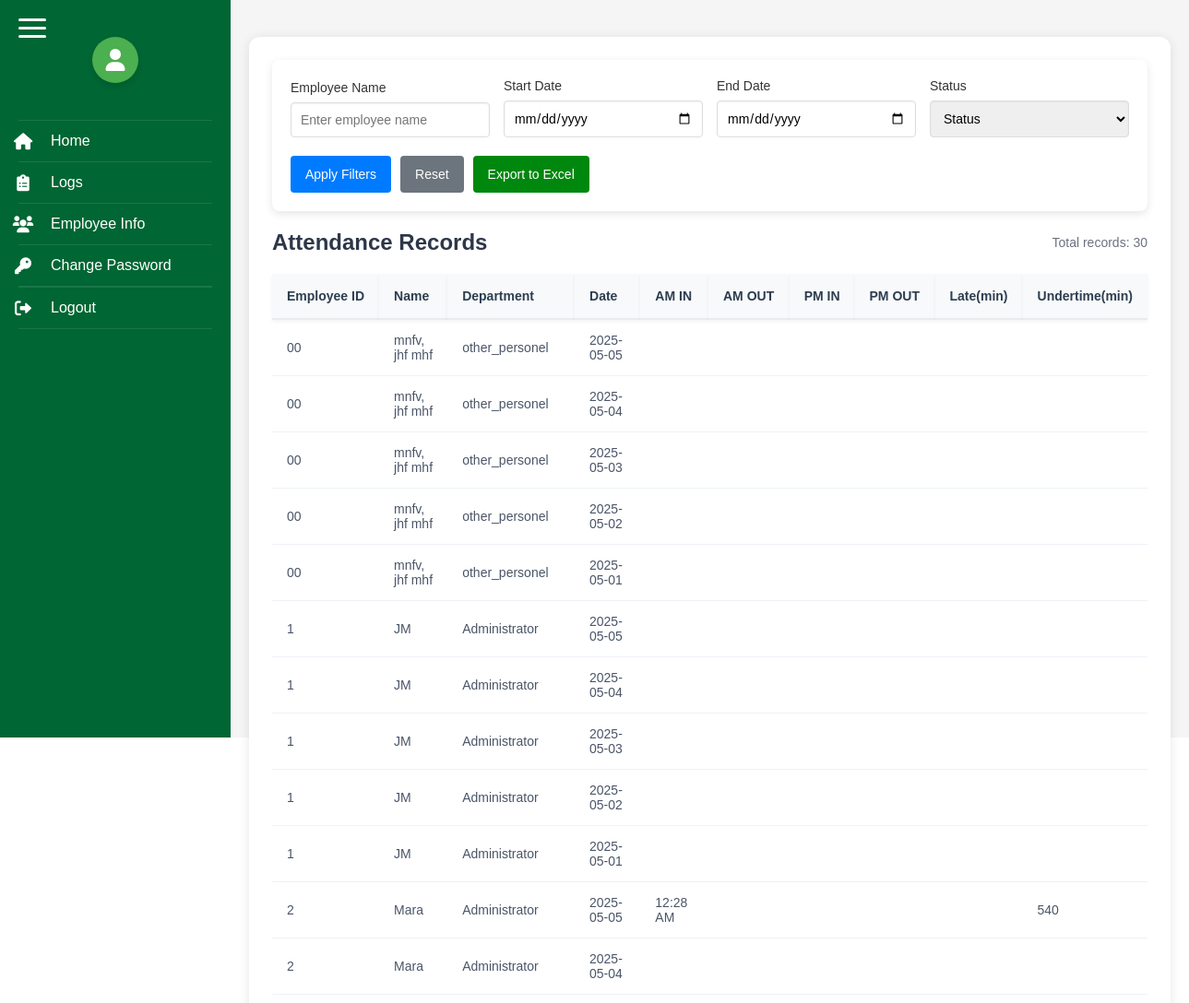
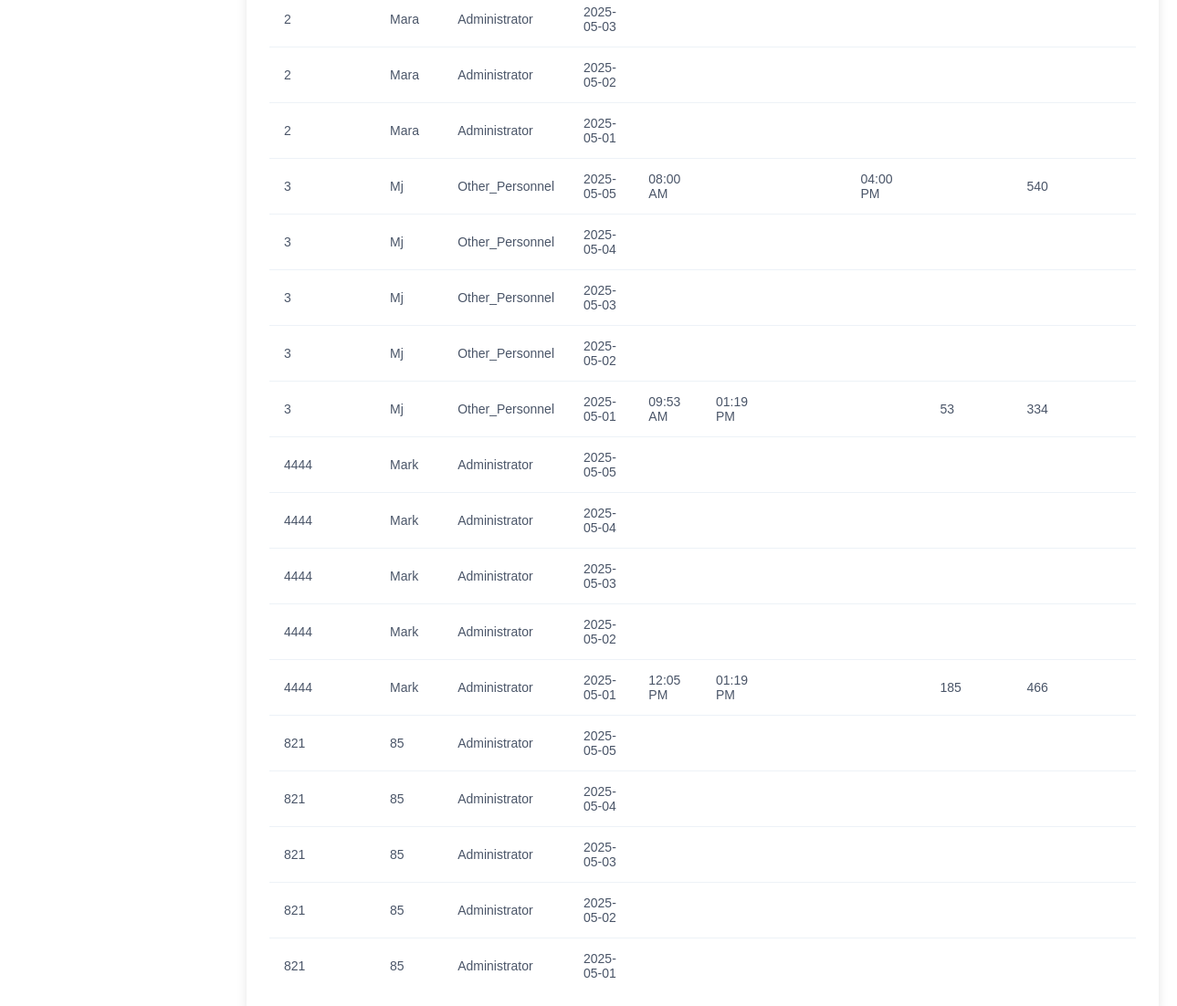
Page /logs.php (signed in) on the committed database (2 pictures, top to bottom).
### tables this page shows
CREATE TABLE `emp_rec` (
  `ID` int(11) NOT NULL,
  `EMP_ID` varchar(20) DEFAULT NULL,
  `AM_IN` time DEFAULT NULL,
  `AM_OUT` time DEFAULT NULL,
  `PM_IN` time DEFAULT NULL,
  `PM_OUT` time DEFAULT NULL,
  `DATE` date NOT NULL,
  `LATE` int(255) DEFAULT NULL,
  `UNDERTIME` int(255) DEFAULT NULL,
  `NOTE` varchar(255) DEFAULT NULL,
  `OB` int(255) DEFAULT NULL
);

CREATE TABLE `emp_info` (
  `ID` varchar(20) NOT NULL,
  `Name` varchar(50) NOT NULL,
  `DEPT` varchar(255) NOT NULL,
  `STATUS` varchar(20) NOT NULL
);

### logs.php (the view, shortened to what this page needs)
<?php
require_once 'includes/db_connect.php';
function convertTo12Hour($time) {
    if (empty($time)) return '';
    return date('h:i A', strtotime($time));
}
$filter_start_date = isset($_GET['start_date']) ? $_GET['start_date'] : '';
$filter_end_date = isset($_GET['end_date']) ? $_GET['end_date'] : '';
$filter_name = isset($_GET['employee_name']) ? $_GET['employee_name'] : '';
$filter_status = isset($_GET['status']) ? $_GET['status'] : '';
$query = "SELECT e.ID as EMP_ID, e.Name, e.DEPT, e.STATUS, r.DATE, r.AM_IN, r.AM_OUT, r.PM_IN, r.PM_OUT, r.LATE, r.UNDERTIME
          FROM emp_info e
          LEFT JOIN emp_rec r ON e.ID = r.EMP_ID
          WHERE 1=1";
$params = [];
$query .= " ORDER BY e.ID, r.DATE DESC";
$stmt = $pdo->prepare($query);
$stmt->execute($params);
$records = $stmt->fetchAll(PDO::FETCH_ASSOC);
?>
<!DOCTYPE html>
<html>
<head>
    <link rel="stylesheet" href="https://cdnjs.cloudflare.com/ajax/libs/font-awesome/6.0.0/css/all.min.css">
</head>
<body>
    <?php include 'sidebar.php'; ?>
    <div class="main-content">
        <div class="logs-table">
            <div class="filter-container">
                <form method="GET" action="" class="filter-form">
                    <div class="filter-group">
                        <label class="filter-label">Employee Name</label>
                        <input type="text" name="employee_name" class="filter-input" value="<?php echo htmlspecialchars($filter_name); ?>" placeholder="Enter employee name">
                    </div>
                    <div class="filter-group">
                        <label class="filter-label">Start Date</label>
                        <input type="date" name="start_date" class="filter-input" value="<?php echo htmlspecialchars($filter_start_date); ?>">
                    </div>
                    <div class="filter-group">
                        <label class="filter-label">End Date</label>
                        <input type="date" name="end_date" class="filter-input" value="<?php echo htmlspecialchars($filter_end_date); ?>">
                    </div>
                    <div class="filter-group">
                        <label class="filter-label">Status</label>
                        <select name="status" class="filter-input" <?php echo htmlspecialchars($filter_status); ?>>
                            <option value="">Status</option">
                        </select>
                    </div>
                    <div class="filter-actions">
                        <button type="submit" class="filter-button">Apply Filters</button>
                        <a href="logs.php" class="filter-button reset-button">Reset</a>
                        <button id="exportExcelBtn" class="export-button">Export to Excel</button>
                    </div>
                </form>
            </div>
            <div class="table-header">
                <h2 class="table-title">Attendance Records</h2>
                <div class="results-count">Total records: <?php echo count($records); ?></div>
            </div>
            <table>
                <thead>
                    <tr>
                        <th>Employee ID</th>
                        <th>Name</th>
                        <th>Department</th>
                        <th>Date</th>
                        <th>AM IN</th>
                        <th>AM OUT</th>
                        <th>PM IN</th>
                        <th>PM OUT</th>
                        <th>Late(min)</th>
                        <th>Undertime(min)</th>
                    </tr>
                </thead>
                <tbody>
                    <?php foreach ($records as $record): ?>
                    <tr>
                        <td><?php echo htmlspecialchars($record['EMP_ID']); ?></td>
                        <td><?php echo htmlspecialchars($record['Name']); ?></td>
                        <td><?php echo htmlspecialchars($record['DEPT']); ?></td>
                        <td><?php echo htmlspecialchars($record['DATE']); ?></td>
                        <td><?php echo convertTo12Hour($record['AM_IN']); ?></td>
                        <td><?php echo convertTo12Hour($record['AM_OUT']); ?></td>
                        <td><?php echo convertTo12Hour($record['PM_IN']); ?></td>
                        <td><?php echo convertTo12Hour($record['PM_OUT']); ?></td>
                        <td><?php echo (isset($record['LATE']) && ($record['LATE'] === '0' || $record['LATE'] == 0)) ? '' : htmlspecialchars($record['LATE']); ?></td>
                        <td><?php
                            if (empty($record['AM_IN']) && empty($record['AM_OUT']) && empty($record['PM_IN']) && empty($record['PM_OUT'])) {
                                echo '';
                            } else {
                                echo (isset($record['UNDERTIME']) && ($record['UNDERTIME'] === '0' || $record['UNDERTIME'] == 0)) ? '' : htmlspecialchars($record['UNDERTIME']);
                            }
                        ?></td>
                    </tr>
                    <?php endforeach; ?>
                </tbody>
            </table>
        </div>
    </div>
</body>
</html>

### sidebar.php (shortened to what this page needs)
<!DOCTYPE html>
<html lang="en">
<head>
    <link rel="stylesheet" href="https://cdnjs.cloudflare.com/ajax/libs/font-awesome/6.0.0/css/all.min.css">
</head>
<body>
    <div class="sidebar">
        <div class="burger-menu">
            <div class="burger-bar"></div>
            <div class="burger-bar"></div>
            <div class="burger-bar"></div>
        </div>
        <div class="profile-icon">
            <i class="fas fa-user"></i>
        </div>
        <div class="nav-links">
            <a href="index.php">
                <span class="nav-icon">
                    <i class="fas fa-home"></i>
                </span>
                <span class="nav-text">Home</span>
            </a>
            <a href="logs.php">
                <span class="nav-icon">
                    <i class="fas fa-clipboard-list"></i>
                </span>
                <span class="nav-text">Logs</span>
            </a>
            <a href="employeeinfo.php">
                <span class="nav-icon">
                    <i class="fas fa-users"></i>
                </span>
                <span class="nav-text">Employee Info</span>
            </a>
            <a href="change_password.php" class="nav-link">
                <span class="nav-icon">
                    <i class="fas fa-key"></i>
                </span>
                <span class="nav-text">Change Password</span>
            </a>
            <button class="logout-btn" onclick="window.location.href='logout.php'">
                <span class="nav-icon">
                    <i class="fas fa-sign-out-alt"></i>
                </span>
                <span class="nav-text">Logout</span>
            </button>
        </div>
    </div>
</body>
</html>

### logs.php (style rules this page uses)
* { margin: 0; padding: 0; box-sizing: border-box; font-family: Arial, sans-serif; }
body { display: flex; min-height: 100vh; }
.main-content { flex: 1; padding: 20px; background-color: #f5f5f5; position: relative; }
.logs-table { background-color: white; padding: 25px; border-radius: 12px; box-shadow: 0 2px 12px rgba(0, 0, 0, 0.1); margin: 20px 0; }
.logs-table table { width: 100%; border-collapse: separate; border-spacing: 0; font-size: 14px; }
.logs-table thead { position: sticky; top: 90px; z-index: 99; }
.logs-table th { background-color: #f8f9fa; color: #2c3e50; font-weight: 600; padding: 16px; text-align: left; border-bottom: 2px solid #e9ecef; white-space: nowrap; box-shadow: 0 2px 4px rgba(0, 0, 0, 0.05); }
.logs-table td { padding: 14px 16px; border-bottom: 1px solid #edf2f7; color: #4a5568; }
.logs-table tbody tr:last-child td { border-bottom: none; }
.filter-container { position: sticky; top: 0; z-index: 100; margin-bottom: 20px; padding: 20px; background-color: #fff; border-radius: 8px; box-shadow: 0 3px 10px rgba(0, 0, 0, 0.1); }
.filter-form { display: flex; flex-wrap: wrap; gap: 15px; align-items: flex-end; }
.filter-group { flex: 1; min-width: 200px; }
.filter-label { display: block; margin-bottom: 8px; font-weight: 500; color: #333; font-size: 14px; }
.filter-input { width: 100%; padding: 10px; border: 1px solid #ddd; border-radius: 4px; font-size: 14px; box-shadow: inset 0 1px 2px rgba(0,0,0,0.05); }
.filter-actions { display: flex; gap: 10px; margin-top: 5px; }
.filter-button { background-color: #007bff; color: white; padding: 10px 16px; border: none; border-radius: 4px; cursor: pointer; font-size: 14px; transition: background-color 0.2s; flex-shrink: 0; height: 40px; display: flex; align-items: center; justify-content: center; }
.export-button { background-color:rgb(0, 135, 14); color: white; padding: 10px 16px; border: none; border-radius: 4px; cursor: pointer; font-size: 14px; transition: background-color 0.2s; flex-shrink: 0; height: 40px; display: flex; align-items: center; justify-content: center; }
.reset-button { background-color: #6c757d; text-decoration: none; color: white; }
.table-header { display: flex; justify-content: space-between; align-items: center; margin-bottom: 20px; }
.table-title { font-size: 1.5rem; color: #2d3748; font-weight: 600; }
.results-count { color: #6b7280; font-size: 14px; }
.profile-icon { width: 50px; height: 50px; display: flex; align-items: center; margin: 20px auto; justify-content: center; background-color: #4CAF50; border-radius: 50%; box-shadow: 0 4px 6px rgba(0, 0, 0, 0.1); color: white; font-size: 24px; transition: transform 0.3s ease-in-out; }

### rows in the picture
emp_rec: EMP_ID.ID "00", EMP_ID.Name "mnfv, jhf mhf", EMP_ID.DEPT "other_personel", DATE "2025-05-05"
emp_rec: EMP_ID.ID "00", EMP_ID.Name "mnfv, jhf mhf", EMP_ID.DEPT "other_personel", DATE "2025-05-04"
emp_rec: EMP_ID.ID "00", EMP_ID.Name "mnfv, jhf mhf", EMP_ID.DEPT "other_personel", DATE "2025-05-03"
emp_rec: EMP_ID.ID "00", EMP_ID.Name "mnfv, jhf mhf", EMP_ID.DEPT "other_personel", DATE "2025-05-02"
emp_rec: EMP_ID.ID "00", EMP_ID.Name "mnfv, jhf mhf", EMP_ID.DEPT "other_personel", DATE "2025-05-01"
emp_rec: EMP_ID.ID "1", EMP_ID.Name "JM", EMP_ID.DEPT "Administrator", DATE "2025-05-05"
emp_rec: EMP_ID.ID "1", EMP_ID.Name "JM", EMP_ID.DEPT "Administrator", DATE "2025-05-04"
emp_rec: EMP_ID.ID "1", EMP_ID.Name "JM", EMP_ID.DEPT "Administrator", DATE "2025-05-03"
emp_rec: EMP_ID.ID "1", EMP_ID.Name "JM", EMP_ID.DEPT "Administrator", DATE "2025-05-02"
emp_rec: EMP_ID.ID "1", EMP_ID.Name "JM", EMP_ID.DEPT "Administrator", DATE "2025-05-01"
emp_rec: EMP_ID.ID "2", EMP_ID.Name "Mara", EMP_ID.DEPT "Administrator", DATE "2025-05-05", AM_IN "12:28 AM", UNDERTIME "540"
emp_rec: EMP_ID.ID "2", EMP_ID.Name "Mara", EMP_ID.DEPT "Administrator", DATE "2025-05-04"
emp_rec: EMP_ID.ID "2", EMP_ID.Name "Mara", EMP_ID.DEPT "Administrator", DATE "2025-05-03"
emp_rec: EMP_ID.ID "2", EMP_ID.Name "Mara", EMP_ID.DEPT "Administrator", DATE "2025-05-02"
emp_rec: EMP_ID.ID "2", EMP_ID.Name "Mara", EMP_ID.DEPT "Administrator", DATE "2025-05-01"
emp_rec: EMP_ID.ID "3", EMP_ID.Name "Mj", EMP_ID.DEPT "Other_Personnel", DATE "2025-05-05", AM_IN "08:00 AM", PM_OUT "04:00 PM", UNDERTIME "540"
emp_rec: EMP_ID.ID "3", EMP_ID.Name "Mj", EMP_ID.DEPT "Other_Personnel", DATE "2025-05-04"
emp_rec: EMP_ID.ID "3", EMP_ID.Name "Mj", EMP_ID.DEPT "Other_Personnel", DATE "2025-05-03"
emp_rec: EMP_ID.ID "3", EMP_ID.Name "Mj", EMP_ID.DEPT "Other_Personnel", DATE "2025-05-02"
emp_rec: EMP_ID.ID "3", EMP_ID.Name "Mj", EMP_ID.DEPT "Other_Personnel", DATE "2025-05-01", AM_IN "09:53 AM", AM_OUT "01:19 PM", LATE "53", UNDERTIME "334"
emp_rec: EMP_ID.ID "4444", EMP_ID.Name "Mark", EMP_ID.DEPT "Administrator", DATE "2025-05-05"
emp_rec: EMP_ID.ID "4444", EMP_ID.Name "Mark", EMP_ID.DEPT "Administrator", DATE "2025-05-04"
emp_rec: EMP_ID.ID "4444", EMP_ID.Name "Mark", EMP_ID.DEPT "Administrator", DATE "2025-05-03"
emp_rec: EMP_ID.ID "4444", EMP_ID.Name "Mark", EMP_ID.DEPT "Administrator", DATE "2025-05-02"
emp_rec: EMP_ID.ID "4444", EMP_ID.Name "Mark", EMP_ID.DEPT "Administrator", DATE "2025-05-01", AM_IN "12:05 PM", AM_OUT "01:19 PM", LATE "185", UNDERTIME "466"
emp_rec: EMP_ID.ID "821", EMP_ID.Name "85", EMP_ID.DEPT "Administrator", DATE "2025-05-05"
emp_rec: EMP_ID.ID "821", EMP_ID.Name "85", EMP_ID.DEPT "Administrator", DATE "2025-05-04"
emp_rec: EMP_ID.ID "821", EMP_ID.Name "85", EMP_ID.DEPT "Administrator", DATE "2025-05-03"
emp_rec: EMP_ID.ID "821", EMP_ID.Name "85", EMP_ID.DEPT "Administrator", DATE "2025-05-02"
emp_rec: EMP_ID.ID "821", EMP_ID.Name "85", EMP_ID.DEPT "Administrator", DATE "2025-05-01"

### other values in the picture
count($records) "30"
